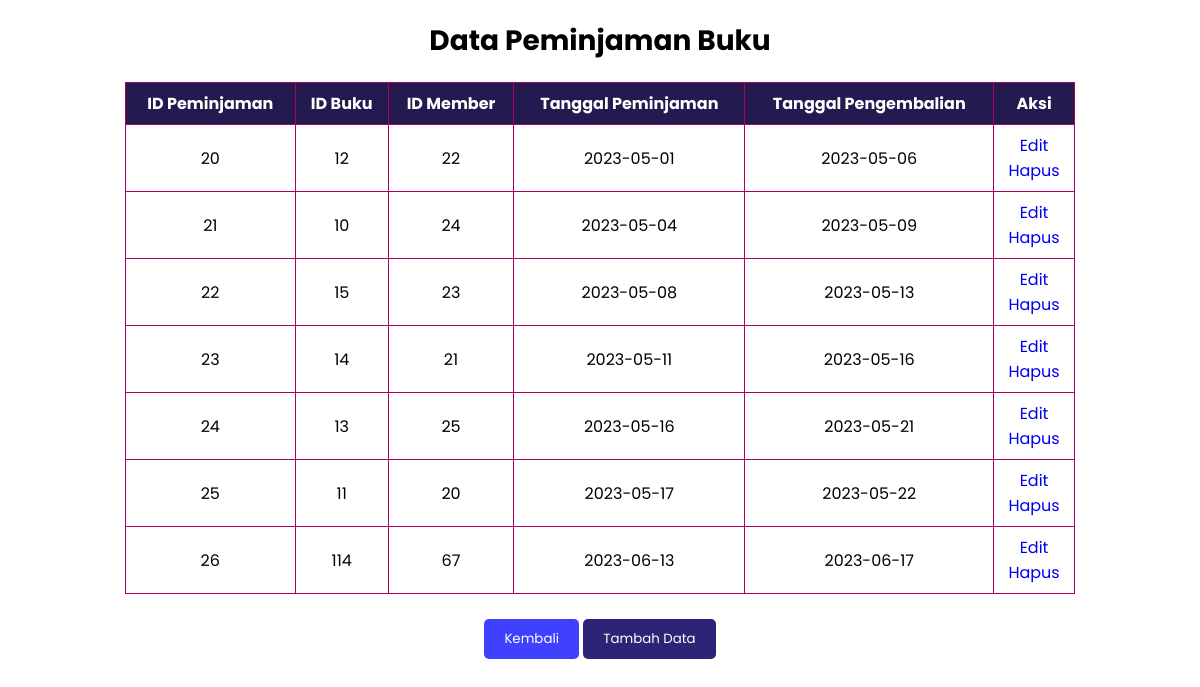
The app's page /Peminjaman.php with its own data.
### tables this page shows
CREATE TABLE `peminjaman` (
  `id_peminjaman` int(20) NOT NULL,
  `id_buku` int(11) NOT NULL,
  `id_member` int(11) NOT NULL,
  `tgl_peminjaman` date NOT NULL,
  `tgl_kembali` date NOT NULL
);

### Koneksi.php (called while the page is built)
<?php
function koneksi()
{
    try {
        $dbh = new PDO('mysql:host=localhost;dbname=perpustakaan', "root", "");
        $dbh->setAttribute( PDO::ATTR_ERRMODE, PDO::ERRMODE_EXCEPTION );
      }
      catch (PDOException $e) {
        print "Koneksi atau query bermasalah: " . $e->getMessage() . "<br/>";
        die();
      }
    return $dbh;
}
?>

### Model.php (the view, shortened to what this page needs)
<?php
require("Koneksi.php");
function tampilpeminjaman() {
    $stmt = koneksi()->prepare("SELECT * FROM peminjaman");
    $stmt->execute();
    $result = $stmt->fetchAll();
    if(!empty($result)){
        foreach ($result as $peminjaman) {
            echo "<tr>";
            echo "<td>". $peminjaman['id_peminjaman']."</td>";
            echo "<td>". $peminjaman['id_buku']."</td>";
            echo "<td>". $peminjaman['id_member']."</td>";
            echo "<td>". $peminjaman['tgl_peminjaman']."</td>";
            echo "<td>". $peminjaman['tgl_kembali']."</td>";
            echo "<td>"."<a href='FormPeminjaman.php?id_peminjaman=".$peminjaman['id_peminjaman']."'>Edit </a><br>";
            echo "<a href='Peminjaman.php?id_peminjaman=" . $peminjaman['id_peminjaman'] . "' onclick=\"return confirm('Yakin Akan Menghapus ?')\">Hapus </a> </td>";
            echo "</tr>";
        }
    }
}
?>

### Peminjaman.php (style rules this page uses)
body { width: 950px; margin: auto; background-color: #ffffff; font-family: 'Poppins', sans-serif; padding: 20px; }
th, td { padding: 8px; text-align: center; border: 1px solid #b0005f; font-style: normal; }
td { background-color: #FFFFFF; }
a { text-decoration: none; }

### records on screen
peminjaman: id_peminjaman "20", id_buku "12", id_member "22", tgl_peminjaman "2023-05-01", tgl_kembali "2023-05-06"
peminjaman: id_peminjaman "21", id_buku "10", id_member "24", tgl_peminjaman "2023-05-04", tgl_kembali "2023-05-09"
peminjaman: id_peminjaman "22", id_buku "15", id_member "23", tgl_peminjaman "2023-05-08", tgl_kembali "2023-05-13"
peminjaman: id_peminjaman "23", id_buku "14", id_member "21", tgl_peminjaman "2023-05-11", tgl_kembali "2023-05-16"
peminjaman: id_peminjaman "24", id_buku "13", id_member "25", tgl_peminjaman "2023-05-16", tgl_kembali "2023-05-21"
peminjaman: id_peminjaman "25", id_buku "11", id_member "20", tgl_peminjaman "2023-05-17", tgl_kembali "2023-05-22"
peminjaman: id_peminjaman "26", id_buku "114", id_member "67", tgl_peminjaman "2023-06-13", tgl_kembali "2023-06-17"
